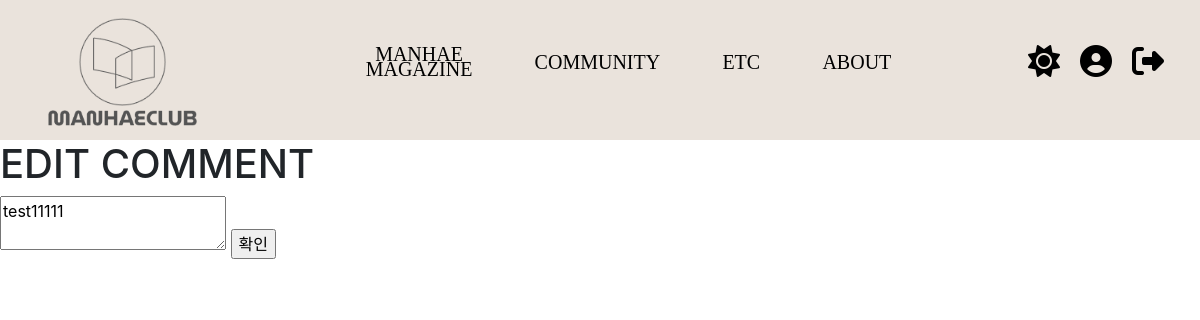
/3/comment_edit (signed in), run on an earlier commit of the app's database.
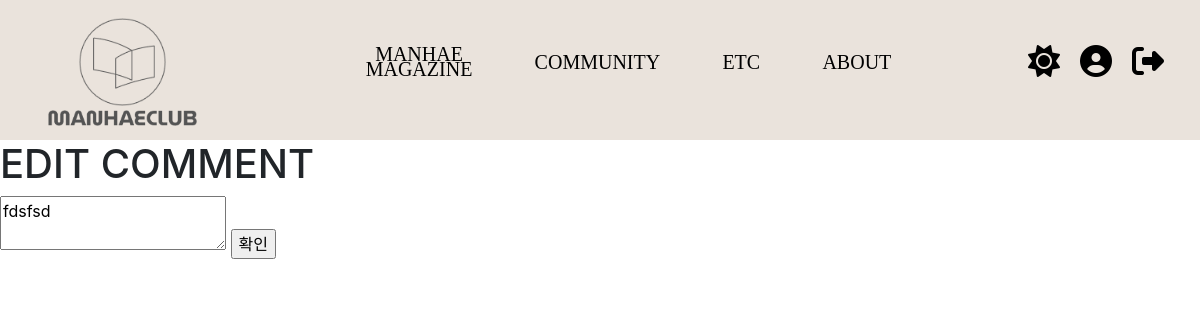
And on a later commit of the database.
### main/models.py (models this page shows)
class Comment(models.Model):
    content = models.TextField()
    writer = models.ForeignKey(User, on_delete=models.CASCADE)
    post = models.ForeignKey(Post ,on_delete=models.CASCADE, related_name ='comments')
    created_at = models.DateTimeField(auto_now=True)
    update_at = models.DateTimeField(auto_now=True)

### main/views.py (the view)
# urls.py: path('<str:id>/comment_edit', comment_edit, name="comment_edit"),
def comment_edit(request, id):
    comment = Comment.objects.get(id=id)
    if request.user == comment.writer:
        return render(request, "main/comment_edit.html", {"comment": comment})
    else:
        return redirect("main:detail", comment.post.id)

### main/templates/main/comment_edit.html (shortened to what this page needs)
{% extends 'base.html' %}
{% load static %}
{% block content %}
<h1>EDIT COMMENT</h1>
<form action="{%url 'main:comment_update' comment.id%}" method="POST">
    <textarea name="content">{{comment.content}}</textarea>
    <input type="submit" value="확인">
</form>
{% endblock %}

What changed in the data, as far as the page shows it:
changed Comment: content "test11111" → "fdsfsd"
